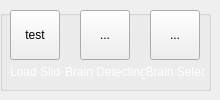
    <widget class="QWidget" name="pageBrainDetect">
     <widget class="QGroupBox" name="gboxBrain">
      <property name="geometry">
       <rect>
        <x>0</x>
        <y>10</y>
        <width>211</width>
        <height>81</height>
       </rect>
      </property>
      <property name="title">
       <string/>
      </property>
      <widget class="QLabel" name="label_9">
       <property name="geometry">
        <rect>
         <x>10</x>
         <y>50</y>
         <width>51</width>
         <height>25</height>
        </rect>
       </property>
       <property name="text">
        <string>&lt;html&gt;&lt;head/&gt;&lt;body&gt;&lt;p align=&quot;center&quot;&gt;&lt;span style=&quot; color:#ffffff;&quot;&gt;Load Slide&lt;/span&gt;&lt;/p&gt;&lt;/body&gt;&lt;/html&gt;</string>
       </property>
      </widget>
      <widget class="QLabel" name="label_10">
       <property name="geometry">
        <rect>
         <x>65</x>
         <y>50</y>
         <width>80</width>
         <height>25</height>
        </rect>
       </property>
       <property name="text">
        <string>&lt;html&gt;&lt;head/&gt;&lt;body&gt;&lt;p align=&quot;center&quot;&gt;&lt;span style=&quot; color:#ffffff;&quot;&gt;Brain Detecting&lt;/span&gt;&lt;/p&gt;&lt;/body&gt;&lt;/html&gt;</string>
       </property>
      </widget>
      <widget class="QToolButton" name="btnLoadSlide">
       <property name="geometry">
        <rect>
         <x>10</x>
         <y>0</y>
         <width>50</width>
         <height>50</height>
        </rect>
       </property>
       <property name="text">
        <string>test</string>
       </property>
       <property name="icon">
        <iconset resource="resource.qrc">
         <normaloff>:/newPrefix/Icons/load2.svg</normaloff>:/newPrefix/Icons/load2.svg</iconset>
       </property>
       <property name="iconSize">
        <size>
         <width>32</width>
         <height>32</height>
        </size>
       </property>
      </widget>
      <widget class="QToolButton" name="btnBrainDetecting">
       <property name="geometry">
        <rect>
         <x>80</x>
         <y>0</y>
         <width>50</width>
         <height>50</height>
        </rect>
       </property>
       <property name="text">
        <string>...</string>
       </property>
       <property name="icon">
        <iconset resource="resource.qrc">
         <normaloff>:/newPrefix/Icons/detection.svg</normaloff>:/newPrefix/Icons/detection.svg</iconset>
       </property>
       <property name="iconSize">
        <size>
         <width>32</width>
         <height>32</height>
        </size>
       </property>
      </widget>
      <widget class="QToolButton" name="btnSelectBrain">
       <property name="geometry">
        <rect>
         <x>150</x>
         <y>0</y>
         <width>50</width>
         <height>50</height>
        </rect>
       </property>
       <property name="text">
        <string>...</string>
       </property>
       <property name="icon">
        <iconset resource="resource.qrc">
         <normaloff>:/newPrefix/Icons/select.svg</normaloff>:/newPrefix/Icons/select.svg</iconset>
       </property>
       <property name="iconSize">
        <size>
         <width>32</width>
         <height>32</height>
        </size>
       </property>
      </widget>
      <widget class="QLabel" name="label_18">
       <property name="geometry">
        <rect>
         <x>145</x>
         <y>50</y>
         <width>60</width>
         <height>25</height>
        </rect>
       </property>
       <property name="text">
        <string>&lt;html&gt;&lt;head/&gt;&lt;body&gt;&lt;p align=&quot;center&quot;&gt;&lt;span style=&quot; color:#ffffff;&quot;&gt;Brain Select&lt;/span&gt;&lt;/p&gt;&lt;/body&gt;&lt;/html&gt;</string>
       </property>
      </widget>
     </widget>
    </widget>
